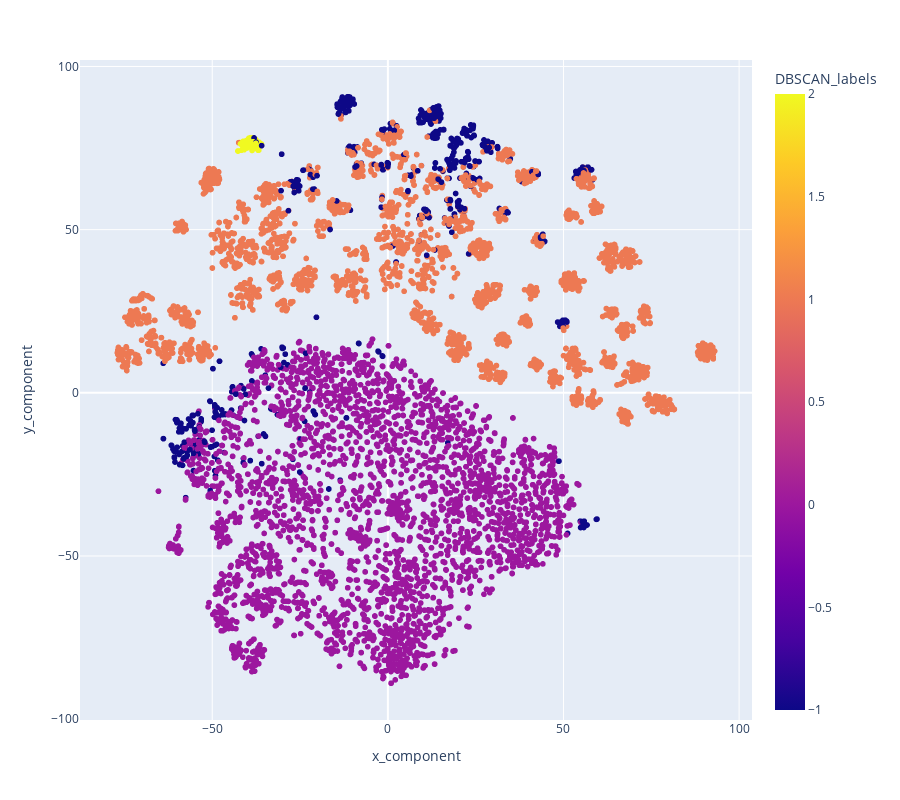

Source (notebook cell):
### Code cell
import plotly.express as px
    
fig = px.scatter(df, x="x_component", y="y_component", hover_name=0, color = "DBSCAN_labels", size_max=60)
fig.update_layout(
     height=800)
fig.show()

### Figure 1 — Plotly figure (JSON) as saved in the notebook; plotly's stock layout.template omitted (floating-point values rounded to 4 significant figures; data arrays with more than 128 entries replaced by an {"elided": "..."} marker saying what was removed)
{"data": [{"hovertemplate": "<b>%{hovertext}</b><br><br>x_component=%{x}<br>y_component=%{y}<br>DBSCAN_labels=%{marker.color}<extra></extra>", "hovertext": {"elided": "7352 float values"}, "legendgroup": "", "marker": {"color": {"elided": "7352 int values"}, "coloraxis": "coloraxis", "symbol": "circle"}, "mode": "markers", "name": "", "showlegend": false, "type": "scattergl", "x": {"elided": "7352 float values"}, "xaxis": "x", "y": {"elided": "7352 float values"}, "yaxis": "y"}], "layout": {"coloraxis": {"colorbar": {"title": {"text": "DBSCAN_labels"}}, "colorscale": [[0, "#0d0887"], [0.1111, "#46039f"], [0.2222, "#7201a8"], [0.3333, "#9c179e"], [0.4444, "#bd3786"], [0.5556, "#d8576b"], [0.6667, "#ed7953"], [0.7778, "#fb9f3a"], [0.8889, "#fdca26"], [1, "#f0f921"]]}, "height": 800, "legend": {"tracegroupgap": 0}, "margin": {"t": 60}, "xaxis": {"anchor": "y", "domain": [0, 1], "title": {"text": "x_component"}}, "yaxis": {"anchor": "x", "domain": [0, 1], "title": {"text": "y_component"}}}}
